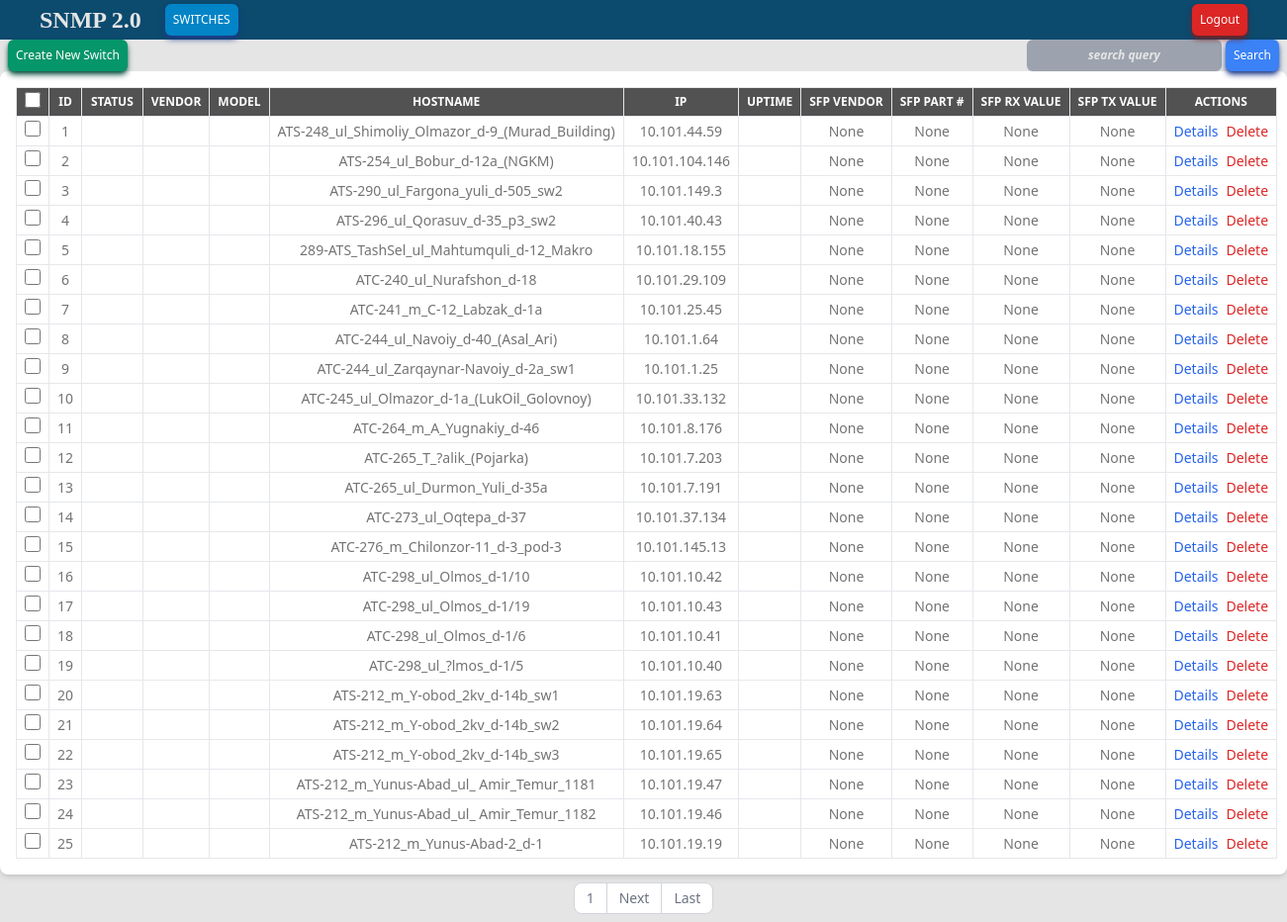
The app's page /snmp/switches/ (signed in) with its own data.
### snmp/models.py (models this page shows, shortened)
class Switch(models.Model):
    model = models.ForeignKey(SwitchModel, on_delete=models.SET_NULL, blank=True, null=True)
    uptime = models.CharField(max_length=200, blank=True, null=True)
    hostname = models.CharField(max_length=200, null=True, blank=True)
    ip = models.GenericIPAddressField(protocol='both', null=True, blank=True)
    snmp_community = models.CharField(max_length=100, default='snmp2netread')
    sysdescr_oid = models.CharField(max_length=200, default='1.3.6.1.2.1.1.1.0')
    status = models.BooleanField(default=False, null=True, blank=True)
    uplink = models.ForeignKey("Switch", on_delete=models.SET_NULL, blank=True, null=True)
    rx_signal = models.FloatField(null=True, blank=True)
    tx_signal = models.FloatField(null=True, blank=True)
    sfp_vendor = models.CharField(max_length=200, null=True, blank=True)
    part_number = models.CharField(max_length=200, null=True, blank=True)
    branch = models.ForeignKey(Branch, on_delete=models.SET_NULL, blank=True, null=True)
    high_signal_value = models.FloatField(default='11', blank=True, null=True)
    history = HistoricalRecords()

### snmp/views.py (the view, shortened to what this page needs)
# urls.py: path('switches/', views.switches, name='switches'),
def switches(request):
    items = Switch.objects.all()
    items = items.order_by('status')
    search_query = request.GET.get('search')
    paginator = Paginator(items, 25)
    page_number = request.GET.get('page')
    page_items = paginator.get_page(page_number)
    return render(request, 'switch_list.html', {'switches': page_items})

### snmp/templates/switch_list.html (shortened to what this page needs)
{% extends "index.html" %}
{% load static %}
{% block content %}
  <div class="flex justify-between">
    <div class="px-2">
      <a href="{% url 'switch_create' %}" class="shadow-md shadow-emerald-900 rounded-md px-2 py-2 font-medium text-center inline-flex items-center text-xs text-white bg-emerald-600 hover:bg-emerald-800 focus:ring-2 focus:outline-none focus:ring-cyan-300 dark:focus:ring-cyan-800">
        Create New Switch
      </a>
    </div>
    <form method="get">
      <div class="form-group px-2">
        <input type="text" name="search" id="search" value="{{ request.GET.search }}" class="shadow-sm placeholder:italic placeholder:text-neutral-200 block rounded-md px-2 py-2 font-bold text-center inline-flex items-center text-xs text-white bg-gray-400 dark:bg-gray-600 hover:bg-gray-600 text-sky-primary invalid:text-gray-400 form-control" placeholder="search query">
        <button type="submit" class="shadow-md shadow-blue-900 rounded-md px-2 py-2 font-medium text-center inline-flex items-center text-xs text-white bg-blue-500 hover:bg-sky-800 focus:ring-2 focus:outline-none focus:ring-cyan-300 dark:focus:ring-cyan-800">Search</button>
      </div>
    </form>
  </div>
  <div class="bg-white dark:bg-neutral-800 p-4 rounded-lg shadow-md">
    <table class="w-full text-xs text-left text-neutral-500 dark:text-neutral-400">
      <thead class='uppercase'>
          <tr class="text-xs font-sans text-center whitespace-nowrap bg-neutral-600 text-white dark:text-neutrall-300">
          <th class="border px-2 py-1">
              <div class="flex-1 items-center">
                <input id="checkbox-all-search" type="checkbox" class="w-4 h-4 text-blue-600 bg-gray-100 border-gray-300 rounded focus:ring-blue-500 dark:focus:ring-blue-600 dark:ring-offset-gray-800 dark:focus:ring-offset-gray-800 focus:ring-2 dark:bg-gray-700 dark:border-gray-600">
              </div>
          </th>
          <th class="border px-2 py-1">ID</th>
          <th class="border px-2 py-1">Status</th>
          <th class="border px-2 py-1">Vendor</th>
          <th class="border px-2 py-1">Model</th>
          <th class="border px-2 py-1">Hostname</th>
          <th class="border px-2 py-1">IP</th>
          <th class="border px-2 py-1">Uptime</th>
          <th class="border px-2 py-1">SFP Vendor</th>
          <th class="border px-2 py-1">SFP Part #</th>
          <th class="border px-2 py-1">SFP RX value</th>
          <th class="border px-2 py-1">SFP TX value</th>
          <th class="border px-2 py-1">Actions</th>
        </tr>
      </thead>
      <tbody>
        {% for switch in switches %}
        <tr class="text-sm font-sans text-center whitespace-nowrap hover:bg-neutral-400 dark:hover:bg-neutral-600">
          <td class="border px-2 py-1">
              <div>
                <input name="switches-ch" value="{{ switch.id }}" id="checkbox-table-search-{{ switch.id }}" type="checkbox" class="w-4 h-4 text-blue-600 bg-gray-100 border-gray-300 rounded focus:ring-blue-500 dark:focus:ring-blue-600 dark:ring-offset-gray-800 dark:focus:ring-offset-gray-800 focus:ring-2 dark:bg-gray-700 dark:border-gray-600">
              </div>
          </td>
          <td class="border px-2 py-1">
          {{ switch.pk }}
          </td>
          <td id="switch-status-{{ switch.pk }}" class="border px-2 py-1 text-white">
          </td>
          <td class="border px-2 py-1">
          </td>
          <td class="border px-2 py-1">
          </td>
          <td class="border px-2 py-1">
            {{ switch.hostname }}</a>
          </td>
          <td class="border px-2 py-1">
            {{ switch.ip }}</a>
          </td>
          <td class="border px-2 py-1">
          </td>
          <td class="border px-2 py-1">
            {% if 'No Such' in switch.sfp_vendor %}Not available{% else %}
            {{ switch.sfp_vendor }}
            {% endif %}
          </td>
          <td class="border px-2 py-1">
            {{ switch.part_number }}
          </td>
          <td class="border px-2 py-1">
            {{ switch.rx_signal }}
          </td>
          <td class="border px-2 py-1">
            {{ switch.tx_signal }}
          </td>
          <td class="border px-2 py-1">
            <div class="flex justify-center space-x-2">
              {% if switch.status %}
              <a href="{% url 'switch_detail' switch.pk %}" class="btn btn-info text-blue-600">
                Details
              </a>
              <a href="{% url 'switch_update' switch.pk %}" class="btn btn-warning">
                Edit
              </a>
              {% else %}
              <a href="{% url 'switch_detail' switch.pk %}" class="btn btn-info text-blue-600">
                Details
              </a>
              {% endif %}
              <a href="{% url 'switch_delete' switch.pk %}" class="btn btn-danger text-red-600">
                Delete
              </a>
            </div>
          </td>
        </tr>
        {% endfor %}
      </tbody>
    </table>
  </div>
  <div class="pagination flex justify-center  py-2">
    <nav aria-label="Page navigation example">
      <ul class="inline-flex -space-x-px text-sm">
        <li>
          <a href="?page={{ switches.number }}&search={{ request.GET.search }}" class="{% if switches.number == switches.paginator.num_pages %} rounded-e-lg {% endif %} {% if switches.number == 1 %} rounded-s-lg {% endif %} flex items-center justify-center px-3 h-8 leading-tight text-gray-500 bg-white border border-gray-300 hover:bg-gray-100 hover:text-gray-700 dark:bg-gray-800 dark:border-gray-700 dark:text-gray-400 dark:hover:bg-gray-700 dark:hover:text-white">{{ switches.number }}</a>
        </li>
        {% if switches.has_next %}
        <li>
          <a href="?page={{ switches.next_page_number }}&search={{ request.GET.search }}" class="flex items-center justify-center px-3 h-8 leading-tight text-gray-500 bg-white border border-gray-300 hover:bg-gray-100 hover:text-gray-700 dark:bg-gray-800 dark:border-gray-700 dark:text-gray-400 dark:hover:bg-gray-700 dark:hover:text-white">Next</a>
        </li>
        <li>
          <a href="?page={{ switches.paginator.num_pages }}&search={{ request.GET.search }}" class="flex items-center justify-center px-3 h-8 leading-tight text-gray-500 bg-white border border-gray-300 rounded-e-lg hover:bg-gray-100 hover:text-gray-700 dark:bg-gray-800 dark:border-gray-700 dark:text-gray-400 dark:hover:bg-gray-700 dark:hover:text-white">Last</a>
        </li>
        {% endif %}
      </ul>
    </nav>
  </div>
{% endblock %}

### templates/index.html (shortened to what this page needs)
{% load static %}
<!doctype html>
<html>
<head>
  <script src="https://cdn.tailwindcss.com"></script>
</head>
  <body class="text-neutral-900 dark:text-neutral-300 bg-neutral-200 dark:bg-neutral-800">
  {% if user.is_authenticated %}
      {% include 'navbar.html' %}
        {% block content %}
        {% endblock %}
  {% else %}
      {% include 'login_page.html' %}
  {% endif %}
  </body>
</html>

### templates/navbar.html
<nav class="bg-sky-900 dark:bg-neutral-900">
  <div class="mx-auto max-w-8xl px-2 sm:px-6 lg:px-8">
    <div class="relative flex px-2 py-2 h-10 items-center justify-between">
      <div class="flex flex-1 items-center justify-center sm:items-stretch sm:justify-start">
        <div class="flex items-center text-neutral-800 dark:text-neutral-200">
          <a href="{% url 'switches' %}" class="flex font-bold font-serif items-center text-2xl text-neutral-200">
            SNMP 2.0
          </a>
        </div>
        <div class="hidden sm:ml-6 sm:block">
          <div class="flex space-x-4">
            <a href="{% url 'switches' %}" class="shadow-md shadow-blue-900 text-neutral-200 rounded-md px-2 py-2 font-medium text-center inline-flex items-center text-xs text-white bg-sky-600 dark:bg-blue-600 hover:bg-blue-800 focus:ring-2 focus:outline-none focus:ring-cyan-300 dark:focus:ring-cyan-800 {% if request.path == '/switches/' %}active{% endif %}">SWITCHES</a>
          </div>
        </div>
      </div>
      <div class="absolute inset-y-0 right-0 flex items-center pr-2 sm:static sm:inset-auto sm:ml-6 sm:pr-0">
        <a href="{% url 'logout' %}" class="shadow-md shadow-red-900 rounded-md px-2 py-2 font-medium text-center inline-flex items-center text-xs text-white bg-red-600 hover:bg-red-800 focus:ring-2 focus:outline-none focus:ring-cyan-300 dark:focus:ring-cyan-800">
          Logout
        </a>
      </div>
    </div>
  </div>
</nav>

### records on screen
Switch: pk "1", hostname "ATS-248_ul_Shimoliy_Olmazor_d-9_(Murad_Building)", ip "10.101.44.59", sfp_vendor "None", part_number "None", rx_signal "None", tx_signal "None", status "Details"
Switch: pk "2", hostname "ATS-254_ul_Bobur_d-12a_(NGKM)", ip "10.101.104.146", sfp_vendor "None", part_number "None", rx_signal "None", tx_signal "None", status "Details"
Switch: pk "3", hostname "ATS-290_ul_Fargona_yuli_d-505_sw2", ip "10.101.149.3", sfp_vendor "None", part_number "None", rx_signal "None", tx_signal "None", status "Details"
Switch: pk "4", hostname "ATS-296_ul_Qorasuv_d-35_p3_sw2", ip "10.101.40.43", sfp_vendor "None", part_number "None", rx_signal "None", tx_signal "None", status "Details"
Switch: pk "5", hostname "289-ATS_TashSel_ul_Mahtumquli_d-12_Makro", ip "10.101.18.155", sfp_vendor "None", part_number "None", rx_signal "None", tx_signal "None", status "Details"
Switch: pk "6", hostname "ATC-240_ul_Nurafshon_d-18", ip "10.101.29.109", sfp_vendor "None", part_number "None", rx_signal "None", tx_signal "None", status "Details"
Switch: pk "7", hostname "ATC-241_m_C-12_Labzak_d-1a", ip "10.101.25.45", sfp_vendor "None", part_number "None", rx_signal "None", tx_signal "None", status "Details"
Switch: pk "8", hostname "ATC-244_ul_Navoiy_d-40_(Asal_Ari)", ip "10.101.1.64", sfp_vendor "None", part_number "None", rx_signal "None", tx_signal "None", status "Details"
Switch: pk "9", hostname "ATC-244_ul_Zarqaynar-Navoiy_d-2a_sw1", ip "10.101.1.25", sfp_vendor "None", part_number "None", rx_signal "None", tx_signal "None", status "Details"
Switch: pk "10", hostname "ATC-245_ul_Olmazor_d-1a_(LukOil_Golovnoy)", ip "10.101.33.132", sfp_vendor "None", part_number "None", rx_signal "None", tx_signal "None", status "Details"
Switch: pk "11", hostname "ATC-264_m_A_Yugnakiy_d-46", ip "10.101.8.176", sfp_vendor "None", part_number "None", rx_signal "None", tx_signal "None", status "Details"
Switch: pk "12", hostname "ATC-265_T_?alik_(Pojarka)", ip "10.101.7.203", sfp_vendor "None", part_number "None", rx_signal "None", tx_signal "None", status "Details"
Switch: pk "13", hostname "ATC-265_ul_Durmon_Yuli_d-35a", ip "10.101.7.191", sfp_vendor "None", part_number "None", rx_signal "None", tx_signal "None", status "Details"
Switch: pk "14", hostname "ATC-273_ul_Oqtepa_d-37", ip "10.101.37.134", sfp_vendor "None", part_number "None", rx_signal "None", tx_signal "None", status "Details"
Switch: pk "15", hostname "ATC-276_m_Chilonzor-11_d-3_pod-3", ip "10.101.145.13", sfp_vendor "None", part_number "None", rx_signal "None", tx_signal "None", status "Details"
Switch: pk "16", hostname "ATC-298_ul_Olmos_d-1/10", ip "10.101.10.42", sfp_vendor "None", part_number "None", rx_signal "None", tx_signal "None", status "Details"
Switch: pk "17", hostname "ATC-298_ul_Olmos_d-1/19", ip "10.101.10.43", sfp_vendor "None", part_number "None", rx_signal "None", tx_signal "None", status "Details"
Switch: pk "18", hostname "ATC-298_ul_Olmos_d-1/6", ip "10.101.10.41", sfp_vendor "None", part_number "None", rx_signal "None", tx_signal "None", status "Details"
Switch: pk "19", hostname "ATC-298_ul_?lmos_d-1/5", ip "10.101.10.40", sfp_vendor "None", part_number "None", rx_signal "None", tx_signal "None", status "Details"
Switch: pk "20", hostname "ATS-212_m_Y-obod_2kv_d-14b_sw1", ip "10.101.19.63", sfp_vendor "None", part_number "None", rx_signal "None", tx_signal "None", status "Details"
Switch: pk "21", hostname "ATS-212_m_Y-obod_2kv_d-14b_sw2", ip "10.101.19.64", sfp_vendor "None", part_number "None", rx_signal "None", tx_signal "None", status "Details"
Switch: pk "22", hostname "ATS-212_m_Y-obod_2kv_d-14b_sw3", ip "10.101.19.65", sfp_vendor "None", part_number "None", rx_signal "None", tx_signal "None", status "Details"
Switch: pk "23", hostname "ATS-212_m_Yunus-Abad_ul_ Amir_Temur_1181", ip "10.101.19.47", sfp_vendor "None", part_number "None", rx_signal "None", tx_signal "None", status "Details"
Switch: pk "24", hostname "ATS-212_m_Yunus-Abad_ul_ Amir_Temur_1182", ip "10.101.19.46", sfp_vendor "None", part_number "None", rx_signal "None", tx_signal "None", status "Details"
Switch: pk "25", hostname "ATS-212_m_Yunus-Abad-2_d-1", ip "10.101.19.19", sfp_vendor "None", part_number "None", rx_signal "None", tx_signal "None", status "Details"

### other values on screen
{{ switches.number }} "1"
